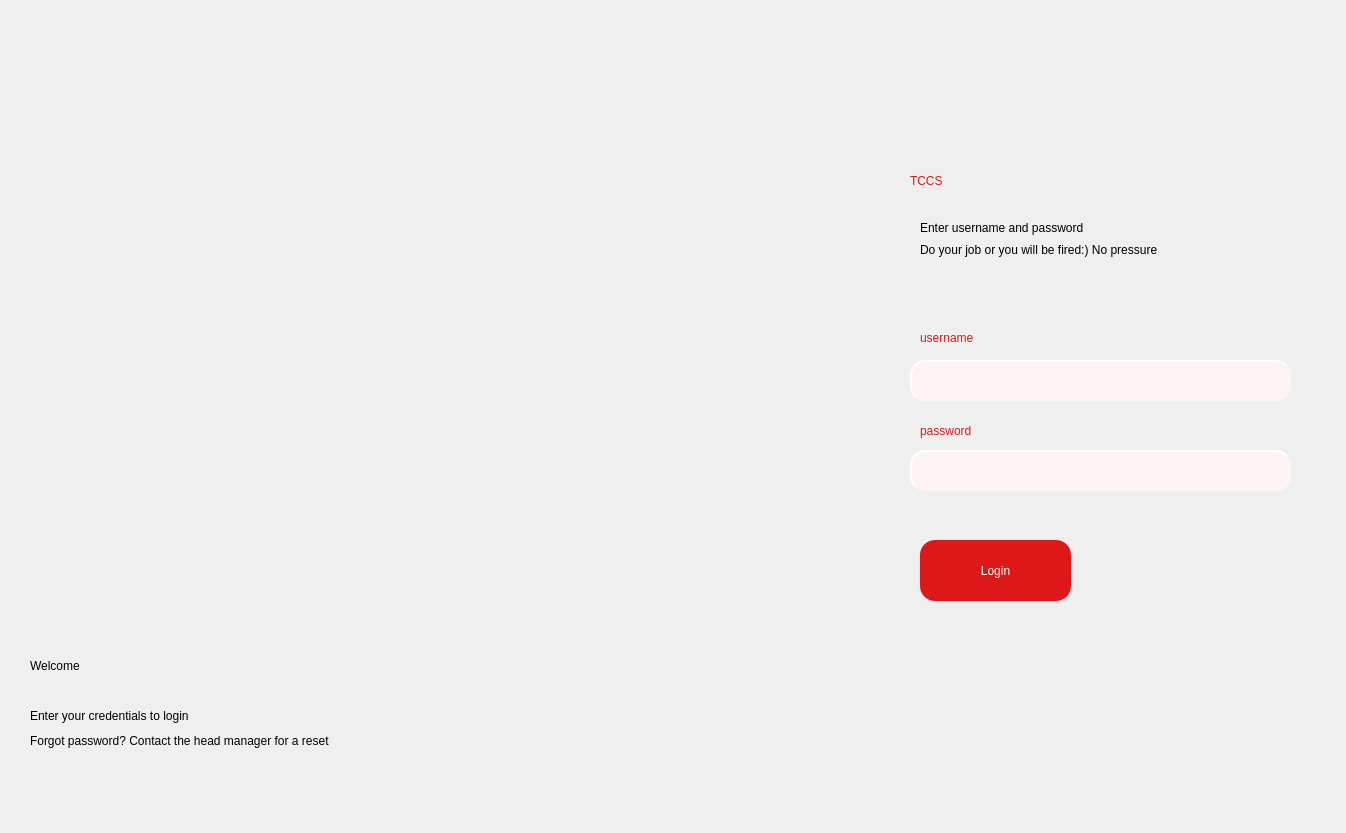
<?xml version="1.0" encoding="UTF-8"?>
<ui version="4.0">
 <class>Dialog</class>
 <widget class="QDialog" name="Dialog">
  <property name="geometry">
   <rect>
    <x>0</x>
    <y>0</y>
    <width>1346</width>
    <height>833</height>
   </rect>
  </property>
  <property name="windowTitle">
   <string>Dialog</string>
  </property>
  <widget class="QWidget" name="widget" native="true">
   <property name="geometry">
    <rect>
     <x>0</x>
     <y>0</y>
     <width>1351</width>
     <height>861</height>
    </rect>
   </property>
   <property name="styleSheet">
    <string notr="true">QWidget#widget{
background-color: 'white'
}
</string>
   </property>
   <widget class="QLabel" name="Image">
    <property name="geometry">
     <rect>
      <x>-40</x>
      <y>0</y>
      <width>891</width>
      <height>841</height>
     </rect>
    </property>
    <property name="styleSheet">
     <string notr="true">background-color: transparent</string>
    </property>
    <property name="text">
     <string/>
    </property>
    <property name="pixmap">
     <pixmap>../../../Users/abhin/Desktop/truck2.jpg</pixmap>
    </property>
    <property name="scaledContents">
     <bool>true</bool>
    </property>
    <property name="alignment">
     <set>Qt::AlignLeading|Qt::AlignLeft|Qt::AlignVCenter</set>
    </property>
   </widget>
   <widget class="QLabel" name="text1Left">
    <property name="geometry">
     <rect>
      <x>30</x>
      <y>640</y>
      <width>311</width>
      <height>51</height>
     </rect>
    </property>
    <property name="styleSheet">
     <string notr="true">
color: 'white';
font: 75 48pt &quot;League Spartan&quot;;
</string>
    </property>
    <property name="text">
     <string>Welcome</string>
    </property>
   </widget>
   <widget class="QLabel" name="text2Left">
    <property name="geometry">
     <rect>
      <x>30</x>
      <y>700</y>
      <width>251</width>
      <height>31</height>
     </rect>
    </property>
    <property name="styleSheet">
     <string notr="true">color: 'white';
font: 25 15pt &quot;Calibri&quot;;
</string>
    </property>
    <property name="text">
     <string>Enter your credentials to login</string>
    </property>
   </widget>
   <widget class="QLabel" name="text3Left">
    <property name="geometry">
     <rect>
      <x>30</x>
      <y>730</y>
      <width>451</width>
      <height>21</height>
     </rect>
    </property>
    <property name="styleSheet">
     <string notr="true">color: 'white';
font: 25 15pt &quot;Calibri&quot;;</string>
    </property>
    <property name="text">
     <string>Forgot password? Contact the head manager for a reset</string>
    </property>
   </widget>
   <widget class="QLabel" name="TCCS_heading">
    <property name="geometry">
     <rect>
      <x>910</x>
      <y>140</y>
      <width>251</width>
      <height>81</height>
     </rect>
    </property>
    <property name="styleSheet">
     <string notr="true">
font: 75 48pt &quot;League Spartan&quot;;
color: rgb(222, 24, 24)</string>
    </property>
    <property name="text">
     <string>TCCS</string>
    </property>
   </widget>
   <widget class="QLineEdit" name="lineEdit">
    <property name="geometry">
     <rect>
      <x>910</x>
      <y>360</y>
      <width>381</width>
      <height>41</height>
     </rect>
    </property>
    <property name="styleSheet">
     <string notr="true">background-color: #fff3f3;
border-style: outset;
border-width: 2px;
border-radius: 15px;
border-color: #fff3f3;
padding: 4px</string>
    </property>
   </widget>
   <widget class="QLineEdit" name="lineEdit_2">
    <property name="geometry">
     <rect>
      <x>910</x>
      <y>450</y>
      <width>381</width>
      <height>41</height>
     </rect>
    </property>
    <property name="styleSheet">
     <string notr="true">background-color: #fff3f3;
border-style: outset;
border-width: 2px;
border-radius: 15px;
border-color: #fff3f3;
padding: 4px</string>
    </property>
   </widget>
   <widget class="QLabel" name="text1_right">
    <property name="geometry">
     <rect>
      <x>920</x>
      <y>220</y>
      <width>251</width>
      <height>16</height>
     </rect>
    </property>
    <property name="styleSheet">
     <string notr="true">font: 25 15pt &quot;Calibri&quot;;</string>
    </property>
    <property name="text">
     <string>Enter username and password</string>
    </property>
   </widget>
   <widget class="QLabel" name="text2_right">
    <property name="geometry">
     <rect>
      <x>920</x>
      <y>240</y>
      <width>371</width>
      <height>21</height>
     </rect>
    </property>
    <property name="styleSheet">
     <string notr="true">font: 25 15pt &quot;Calibri&quot;;</string>
    </property>
    <property name="text">
     <string>&lt;html&gt;&lt;head/&gt;&lt;body&gt;&lt;p&gt;Do your job or you will be fired:) No pressure&lt;/p&gt;&lt;/body&gt;&lt;/html&gt;</string>
    </property>
   </widget>
   <widget class="QPushButton" name="pushButton">
    <property name="geometry">
     <rect>
      <x>920</x>
      <y>540</y>
      <width>151</width>
      <height>61</height>
     </rect>
    </property>
    <property name="styleSheet">
     <string notr="true">font: 75 24pt &quot;League Spartan&quot;;
color: white;
background-color: rgb(222, 24, 24);
border-radius: 15px</string>
    </property>
    <property name="text">
     <string>Login</string>
    </property>
   </widget>
   <widget class="QLabel" name="username_text">
    <property name="geometry">
     <rect>
      <x>920</x>
      <y>330</y>
      <width>81</width>
      <height>16</height>
     </rect>
    </property>
    <property name="styleSheet">
     <string notr="true">color: rgb(222, 24, 24);
font: 75 15pt &quot;Calibri&quot;;</string>
    </property>
    <property name="text">
     <string>username</string>
    </property>
   </widget>
   <widget class="QLabel" name="password_text">
    <property name="geometry">
     <rect>
      <x>920</x>
      <y>420</y>
      <width>81</width>
      <height>21</height>
     </rect>
    </property>
    <property name="styleSheet">
     <string notr="true">color: rgb(222, 24, 24);
font: 75 15pt &quot;Calibri&quot;;</string>
    </property>
    <property name="text">
     <string>password</string>
    </property>
   </widget>
  </widget>
 </widget>
 <resources/>
 <connections/>
</ui>
